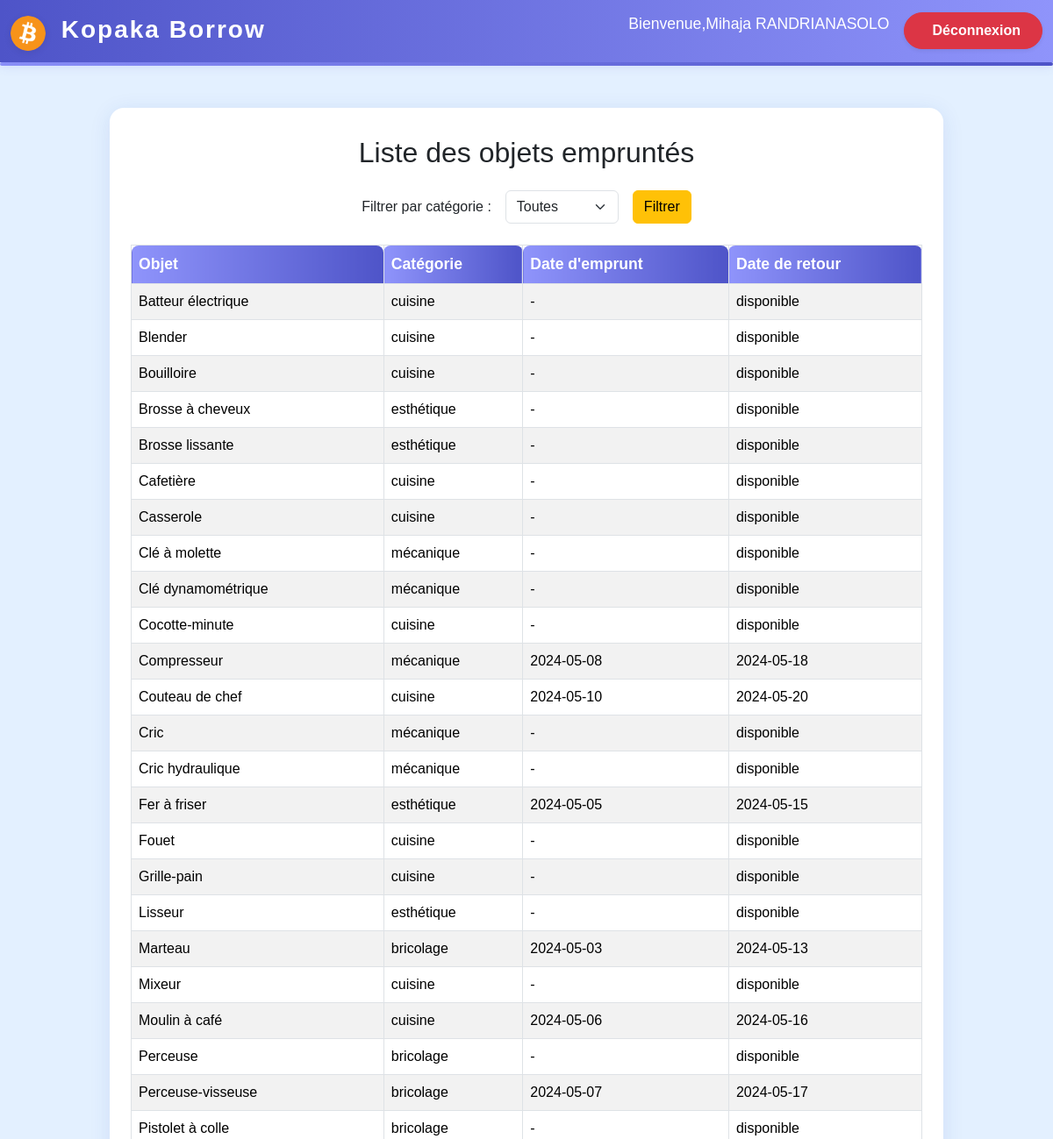
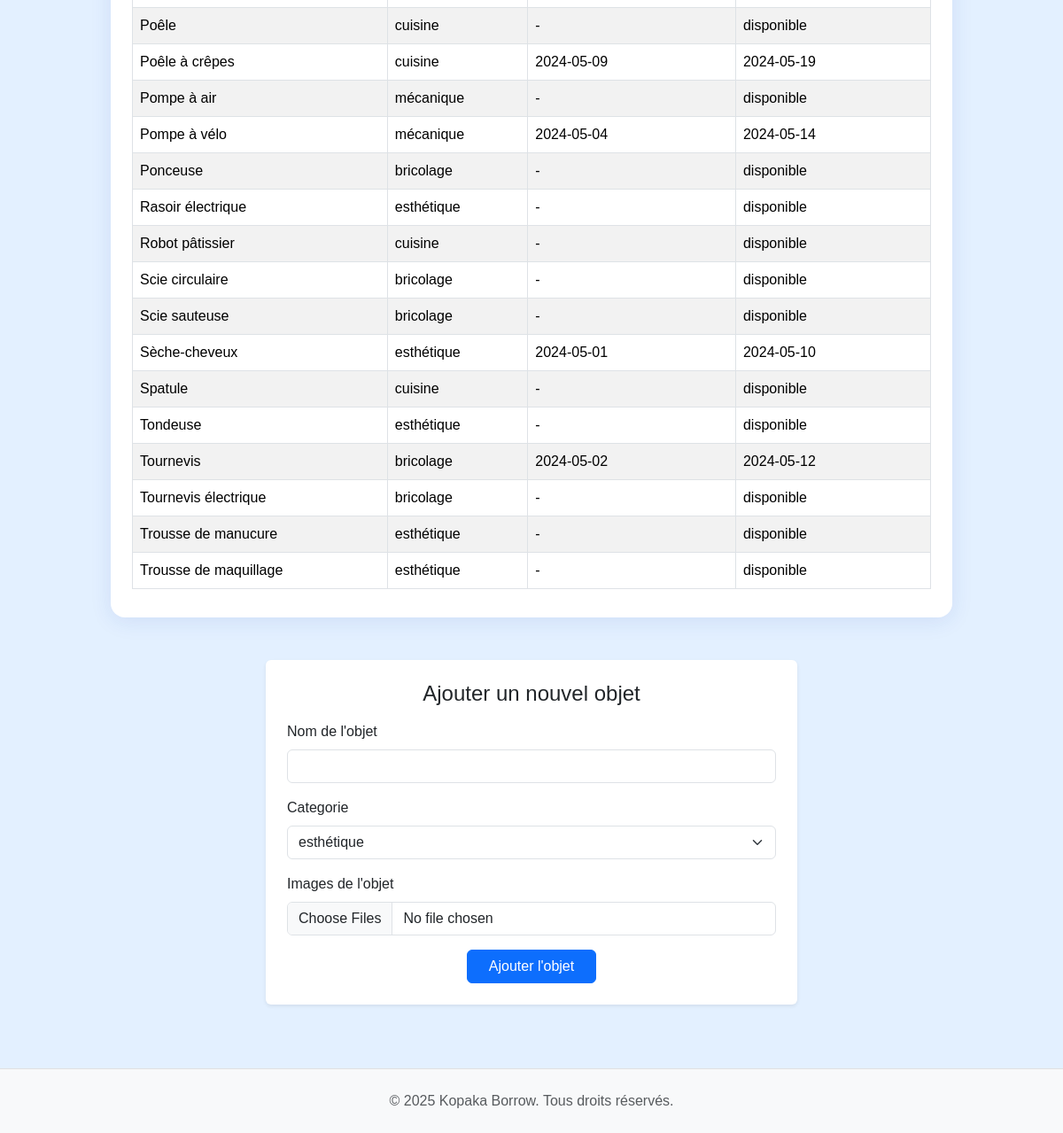
/pages/page_sites/home.php (signed in), run on the app's committed database (2 pictures, top to bottom).
### tables this page shows
CREATE TABLE EMPRUNTS_objet (
    id_objet INT AUTO_INCREMENT PRIMARY KEY,
    nom_objet VARCHAR(100),
    id_categorie INT,
    id_membre INT,
    FOREIGN KEY (id_categorie) REFERENCES EMPRUNTS_categorie_objet(id_categorie),
    FOREIGN KEY (id_membre) REFERENCES EMPRUNTS_membres(id_membre)
);

CREATE TABLE EMPRUNTS_categorie_objet (
    id_categorie INT AUTO_INCREMENT PRIMARY KEY,
    nom_categorie VARCHAR(100)
);

CREATE TABLE EMPRUNTS_emprunt (
    id_emprunt INT AUTO_INCREMENT PRIMARY KEY,
    id_objet INT,
    id_membre INT,
    date_emprunt DATE,
    date_retour DATE,
    FOREIGN KEY (id_objet) REFERENCES EMPRUNTS_objet(id_objet),
    FOREIGN KEY (id_membre) REFERENCES EMPRUNTS_membres(id_membre)
);

### inc/functions.php (the view, shortened to what this page needs)
<?php
function afficher_Tous_Emprunts($bdd, $id_categorie = null) {
    $sql = "
        SELECT o.nom_objet, c.nom_categorie, e.date_emprunt, e.date_retour
        FROM EMPRUNTS_objet o
        JOIN EMPRUNTS_categorie_objet c ON o.id_categorie = c.id_categorie
        LEFT JOIN EMPRUNTS_emprunt e ON o.id_objet = e.id_objet
    ";
    $sql .= " ORDER BY o.nom_objet ASC";
    $res = mysqli_query($bdd, $sql);
    if ($res && mysqli_num_rows($res) > 0) {
        while ($row = mysqli_fetch_assoc($res)) {
            $date_emprunt = $row['date_emprunt'] ? $row['date_emprunt'] : '-';
            $date_retour = $row['date_retour'] ? $row['date_retour'] : 'disponible';
            echo '<tr>';
            echo '<td>' . $row['nom_objet'] . '</td>';
            echo '<td>' . $row['nom_categorie'] . '</td>';
            echo '<td>' . $date_emprunt . '</td>';
            echo '<td>' . $date_retour . '</td>';
            echo '</tr>';
        }
    } else {
        echo '<tr><td colspan="4">Aucun objet trouvé.</td></tr>';
    }
}

### assets/css_perso/style_home.css (style rules this page uses)
html, body { height: 100%; }
body { min-height: 100vh; display: flex; flex-direction: column; background: #e3f0ff; margin: 0; font-family: Arial, sans-serif; }

### data on the page
emprunts_objet: nom_objet "Batteur électrique", id_categorie.nom_categorie "cuisine", date_emprunt "-", date_retour "disponible"
emprunts_objet: nom_objet "Blender", id_categorie.nom_categorie "cuisine", date_emprunt "-", date_retour "disponible"
emprunts_objet: nom_objet "Bouilloire", id_categorie.nom_categorie "cuisine", date_emprunt "-", date_retour "disponible"
emprunts_objet: nom_objet "Brosse à cheveux", id_categorie.nom_categorie "esthétique", date_emprunt "-", date_retour "disponible"
emprunts_objet: nom_objet "Brosse lissante", id_categorie.nom_categorie "esthétique", date_emprunt "-", date_retour "disponible"
emprunts_objet: nom_objet "Cafetière", id_categorie.nom_categorie "cuisine", date_emprunt "-", date_retour "disponible"
emprunts_objet: nom_objet "Casserole", id_categorie.nom_categorie "cuisine", date_emprunt "-", date_retour "disponible"
emprunts_objet: nom_objet "Clé à molette", id_categorie.nom_categorie "mécanique", date_emprunt "-", date_retour "disponible"
emprunts_objet: nom_objet "Clé dynamométrique", id_categorie.nom_categorie "mécanique", date_emprunt "-", date_retour "disponible"
emprunts_objet: nom_objet "Cocotte-minute", id_categorie.nom_categorie "cuisine", date_emprunt "-", date_retour "disponible"
emprunts_objet: nom_objet "Compresseur", id_categorie.nom_categorie "mécanique", emprunts_emprunt.date_emprunt "2024-05-08", emprunts_emprunt.date_retour "2024-05-18"
emprunts_objet: nom_objet "Couteau de chef", id_categorie.nom_categorie "cuisine", emprunts_emprunt.date_emprunt "2024-05-10", emprunts_emprunt.date_retour "2024-05-20"
emprunts_objet: nom_objet "Cric", id_categorie.nom_categorie "mécanique", date_emprunt "-", date_retour "disponible"
emprunts_objet: nom_objet "Cric hydraulique", id_categorie.nom_categorie "mécanique", date_emprunt "-", date_retour "disponible"
emprunts_objet: nom_objet "Fer à friser", id_categorie.nom_categorie "esthétique", emprunts_emprunt.date_emprunt "2024-05-05", emprunts_emprunt.date_retour "2024-05-15"
emprunts_objet: nom_objet "Fouet", id_categorie.nom_categorie "cuisine", date_emprunt "-", date_retour "disponible"
emprunts_objet: nom_objet "Grille-pain", id_categorie.nom_categorie "cuisine", date_emprunt "-", date_retour "disponible"
emprunts_objet: nom_objet "Lisseur", id_categorie.nom_categorie "esthétique", date_emprunt "-", date_retour "disponible"
emprunts_objet: nom_objet "Marteau", id_categorie.nom_categorie "bricolage", emprunts_emprunt.date_emprunt "2024-05-03", emprunts_emprunt.date_retour "2024-05-13"
emprunts_objet: nom_objet "Mixeur", id_categorie.nom_categorie "cuisine", date_emprunt "-", date_retour "disponible"
emprunts_objet: nom_objet "Moulin à café", id_categorie.nom_categorie "cuisine", emprunts_emprunt.date_emprunt "2024-05-06", emprunts_emprunt.date_retour "2024-05-16"
emprunts_objet: nom_objet "Perceuse", id_categorie.nom_categorie "bricolage", date_emprunt "-", date_retour "disponible"
emprunts_objet: nom_objet "Perceuse-visseuse", id_categorie.nom_categorie "bricolage", emprunts_emprunt.date_emprunt "2024-05-07", emprunts_emprunt.date_retour "2024-05-17"
emprunts_objet: nom_objet "Pistolet à colle", id_categorie.nom_categorie "bricolage", date_emprunt "-", date_retour "disponible"
emprunts_objet: nom_objet "Poêle", id_categorie.nom_categorie "cuisine", date_emprunt "-", date_retour "disponible"
emprunts_objet: nom_objet "Poêle à crêpes", id_categorie.nom_categorie "cuisine", emprunts_emprunt.date_emprunt "2024-05-09", emprunts_emprunt.date_retour "2024-05-19"
emprunts_objet: nom_objet "Pompe à air", id_categorie.nom_categorie "mécanique", date_emprunt "-", date_retour "disponible"
emprunts_objet: nom_objet "Pompe à vélo", id_categorie.nom_categorie "mécanique", emprunts_emprunt.date_emprunt "2024-05-04", emprunts_emprunt.date_retour "2024-05-14"
emprunts_objet: nom_objet "Ponceuse", id_categorie.nom_categorie "bricolage", date_emprunt "-", date_retour "disponible"
emprunts_objet: nom_objet "Rasoir électrique", id_categorie.nom_categorie "esthétique", date_emprunt "-", date_retour "disponible"
emprunts_objet: nom_objet "Robot pâtissier", id_categorie.nom_categorie "cuisine", date_emprunt "-", date_retour "disponible"
emprunts_objet: nom_objet "Scie circulaire", id_categorie.nom_categorie "bricolage", date_emprunt "-", date_retour "disponible"
emprunts_objet: nom_objet "Scie sauteuse", id_categorie.nom_categorie "bricolage", date_emprunt "-", date_retour "disponible"
emprunts_objet: nom_objet "Sèche-cheveux", id_categorie.nom_categorie "esthétique", emprunts_emprunt.date_emprunt "2024-05-01", emprunts_emprunt.date_retour "2024-05-10"
emprunts_objet: nom_objet "Spatule", id_categorie.nom_categorie "cuisine", date_emprunt "-", date_retour "disponible"
emprunts_objet: nom_objet "Tondeuse", id_categorie.nom_categorie "esthétique", date_emprunt "-", date_retour "disponible"
emprunts_objet: nom_objet "Tournevis", id_categorie.nom_categorie "bricolage", emprunts_emprunt.date_emprunt "2024-05-02", emprunts_emprunt.date_retour "2024-05-12"
emprunts_objet: nom_objet "Tournevis électrique", id_categorie.nom_categorie "bricolage", date_emprunt "-", date_retour "disponible"
emprunts_objet: nom_objet "Trousse de manucure", id_categorie.nom_categorie "esthétique", date_emprunt "-", date_retour "disponible"
emprunts_objet: nom_objet "Trousse de maquillage", id_categorie.nom_categorie "esthétique", date_emprunt "-", date_retour "disponible"

### other printed values
$_SESSION['nom'] "Mihaja RANDRIANASOLO"
form field categorie_objet "esthétique"
